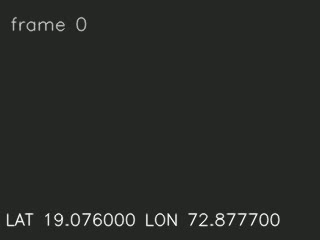
#> input picture runs/detect/predict-2/frame_00000.jpg, 320 x 240 px
$ python -i gps_detector.py   (imports and definitions only)
#> lines starting #> are read from the running program, lines starting #| are printed output that depends on the picture; after the words box and inside, x2 and y2 are one past the last pixel; in counts of white or black regions, pixels touching at a corner belong together
#> further down, picture is the input picture: shape (240, 320, 3); mean B, G, R 38.6, 41.6, 39.6
"""
Phase 1 - GPS Availability Detection
RoadSense AI - Member 1 (Vision & Data)

Decision flow (per project plan, section 6):

    Uploaded Video
        -> 1. Check embedded GPS metadata (ffprobe)
        -> 2. If absent, inspect burned-in GPS/speed overlay via OCR
        -> 3. If neither exists -> location_status = "gps_unavailable"
        -> Continue processing regardless

Hard rule: NEVER fabricate coordinates and NEVER borrow a GPS trace
from a different recording. If GPS can't be tied back to *this* video,
report gps_unavailable instead of guessing.

Run directly for a quick manual check:
    python3 gps_detector.py /path/to/video.mp4
"""

from __future__ import annotations

import json
import re
import subprocess
import sys
from dataclasses import dataclass, asdict
from pathlib import Path
from typing import Optional

import cv2
import numpy as np
import pytesseract

# --------------------------------------------------------------------------
# Data model
# --------------------------------------------------------------------------

@dataclass
class GPSResult:
    video_filename: str
    location_status: str          # "embedded" | "overlay_ocr" | "gps_unavailable"
    source: Optional[str]         # e.g. "ffprobe:location" or "ocr:frame_12"
    latitude: Optional[float]
    longitude: Optional[float]
    raw_value: Optional[str]      # original string the value was parsed from
    confidence: Optional[str]     # "high" | "low" (OCR is inherently lower confidence)
    notes: Optional[str] = None

    def to_dict(self) -> dict:
        return asdict(self)


# --------------------------------------------------------------------------
# Step 1: Embedded metadata (ffprobe)
# --------------------------------------------------------------------------

# Common tag names containers use for GPS location.
_METADATA_GPS_TAGS = [
    "location", "location-eng", "com.apple.quicktime.location.iso6709",
    "GPSLatitude", "GPSLongitude", "gps", "xyz",
]

# ISO 6709 format, e.g. "+19.0760+072.8777/" (used by QuickTime/Apple "location" tag)
_ISO6709_RE = re.compile(r"([+\-]\d+\.\d+)([+\-]\d+\.\d+)")


# [53 lines left out: functions _parse_iso6709, check_embedded_metadata, not called in this run]


# --------------------------------------------------------------------------
# Step 2: Burned-in overlay via OCR
# --------------------------------------------------------------------------

# Matches things like "Lat: 19.076000 Long: 72.877700", "19.0760, 72.8777",
# "LAT 19.0760 LON 72.8777", case-insensitive.
_OCR_COORD_PATTERNS = [
    re.compile(r"lat[a-z]*[:\s]+(-?\d{1,3}\.\d{3,8})[,\s]+lo?n[a-z]*[:\s]+(-?\d{1,3}\.\d{3,8})", re.I),
    re.compile(r"(-?\d{1,2}\.\d{4,8})\s*,\s*(-?\d{1,3}\.\d{4,8})"),
]


def _preprocess_for_ocr(frame: np.ndarray) -> np.ndarray:
    """Upscale + threshold to make small burned-in overlay text more readable."""
    gray = cv2.cvtColor(frame, cv2.COLOR_BGR2GRAY)
    gray = cv2.resize(gray, None, fx=2.0, fy=2.0, interpolation=cv2.INTER_CUBIC)
#> gray: shape (480, 640)
    gray = cv2.GaussianBlur(gray, (3, 3), 0)
    _, thresh = cv2.threshold(gray, 0, 255, cv2.THRESH_BINARY + cv2.THRESH_OTSU)
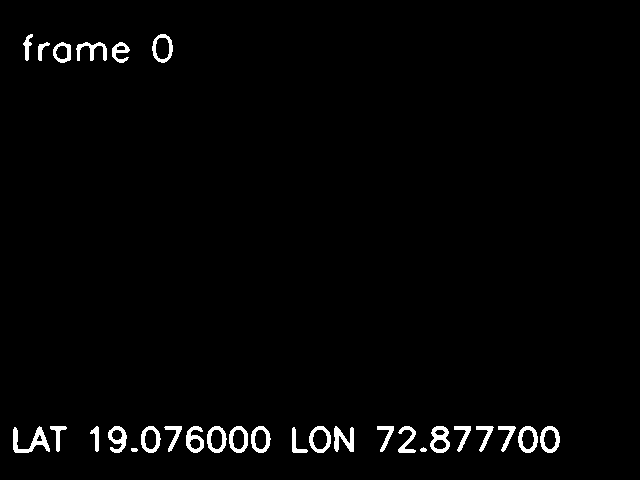
#> thresh: shape (480, 640); 1.9% white; 29 white regions, largest, box (x1, y1, x2, y2) and area: (13, 426, 50, 453) 394, (430, 426, 450, 453) 296, (334, 426, 354, 452) 291
    return thresh


# [104 lines left out: functions _sample_frame_indices, check_overlay_ocr, detect_gps, main, not called in this run]


# [2 lines not run here, left out]

>>> import cv2
>>> picture = cv2.imread('../../../runs/detect/predict-2/frame_00000.jpg')
>>> result = _preprocess_for_ocr(picture)
